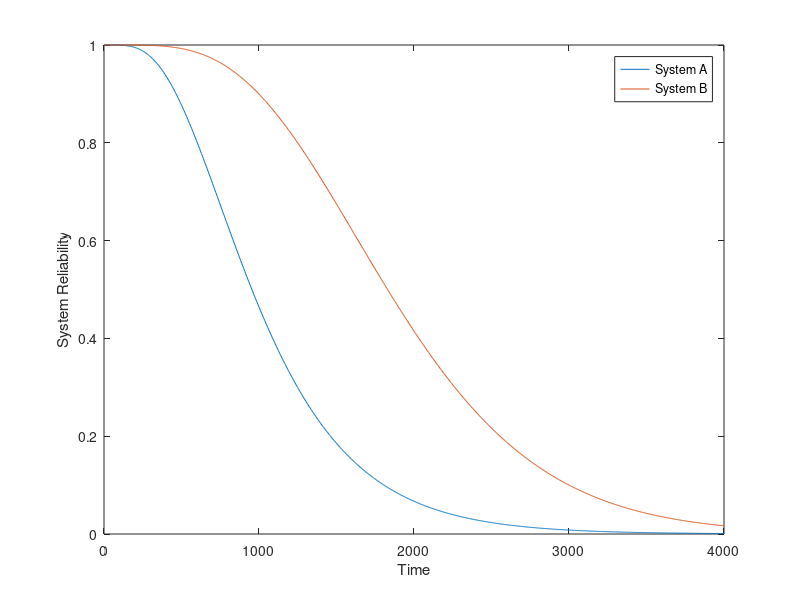

This figure's MATLAB source:
%grafico della reliability
x = linspace(0,1,1000)
y1 = 5*x.^3 - 10*x.^6 + 10*x.^9 - 5*x.^12 + x.^15
y2 = x.^15 - 15*x.^14 + 105*x.^13 - 455*x.^12 + 1365*x.^11 - 3000*x.^10 + 4975*x.^9 - 6300*x.^8 + 6075*x.^7 - 4375*x.^6 + 2250*x.^5 - 750*x.^4 + 125*x.^3
plot(x,y1,x,y2)
legend('System A','System B')

x = linspace(0,1,1000);
y1 = 1 - (1 - x.^3).^5;
y2 = (1 - (1 -x).^5).^3;
plot(x,y1,x,y2)
legend('System A','System B')
xlabel("Component Reliability")
ylabel("System Reliability")

%grafico della reliability sul tempo
x = linspace(0, 4000, 1000);
y1 = 1 - (1 - exp(-x/1400).^3).^5;
y2 = (1 - (1 - exp(-x/1400)).^5).^3;
plot(x,y1,x,y2)
legend('System A','System B')
xlabel("Time")
ylabel("System Reliability")
